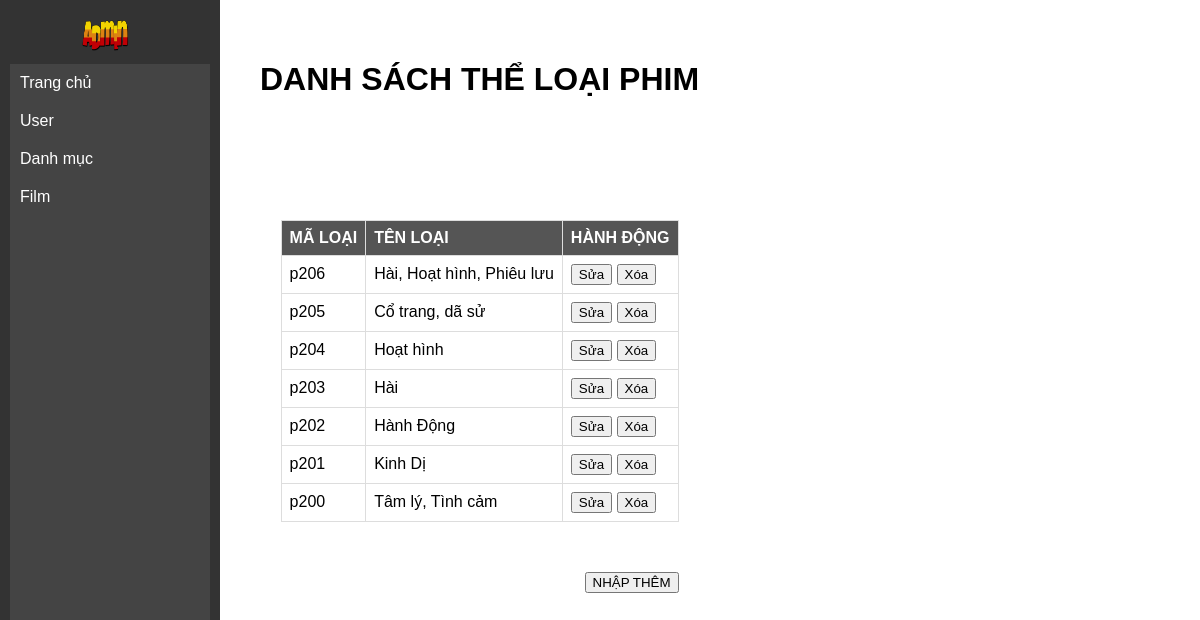
/admin/index.php?act=listtheloai, run on the app's committed database.
### tables this page shows
CREATE TABLE `theloai` (
  `matheloai` varchar(255) NOT NULL,
  `tentheloai` varchar(255) NOT NULL
);

### admin/model/pdo.php (called while the page is built, shortened)
<?php
function pdo_get_connection()
{
    $servername = "localhost";
    $username = "root";
    $password = "";
    try {
        $conn = new PDO("mysql:host=$servername;dbname=duan1_vexemphim4", $username, $password);
        $conn->setAttribute(PDO::ATTR_ERRMODE, PDO::ERRMODE_EXCEPTION);
        return $conn;
    } catch (PDOException $e) {
        echo "Connection failed: " . $e->getMessage();
    }
}
function pdo_query($sql)
{
    $sql_args = array_slice(func_get_args(), 1);
    try {
        $conn = pdo_get_connection();
        $stmt = $conn->prepare($sql);
        $stmt->execute($sql_args);
        $rows = $stmt->fetchAll();
        return $rows;
    } catch (PDOException $e) {
        throw $e;
    } finally {
        unset($conn);
    }
}

### admin/model/danhmucphim.php (called while the page is built, shortened)
<?php
function loadall_danhmuc()
{
    $sql = "SELECT * FROM theloai ORDER BY matheloai DESC ";
    $listdanhmuc = pdo_query($sql);
    return $listdanhmuc;
}

### admin/danhmuc/list.php (the view)
<div class="row2">
    <div class="row2 font_title">
        <h1>DANH SÁCH THỂ LOẠI PHIM</h1>
    </div>
    <div class="row2 form_content ">
        <form action="index.php?act=listtheloai" method="POST">
            <div class="row2 mb10 formds_loai">
                <table>
                    <tr>
                        <th>MÃ LOẠI</th>
                        <th>TÊN LOẠI</th>
                        <th>HÀNH ĐỘNG</th>
                    </tr>
                    <?php
                    foreach ($listdanhmuc as $danhmuc) {
                        extract($danhmuc);
                        $suadm = "index.php?act=suatheloai&matheloai=" . $matheloai;
                        $xoadm = "index.php?act=deletetheloai&matheloai=" . $matheloai;
                        echo '<tr>
                                <td>' . $matheloai . '</td>
                                <td>' . $tentheloai . '</td>
                                <td><a href="' . $suadm . '"><input type="button" value="Sửa"></a>
                                <a href="' . $xoadm . '"><input type="button" value="Xóa" onclick="return confirm(\'Bạn có chắc chắn muốn xoá bộ phim này\')"></a></td>
                            </tr>';
                    }
                    ?>
                </table>
            </div>
            <div class="row mb10 ">
                <a href="index.php?act=addtheloai"> <input class="mr20" type="button" value="NHẬP THÊM"></a>
            </div>
        </form>
    </div>
</div>

### admin/css.css (style rules this page uses)
body { margin: 0; font-family: Arial, sans-serif; display: flex; }
.row { display: flex; flex-wrap: wrap; padding-top: 20px; justify-content: flex-end; padding-left: 10px; }
.mr20 { margin-right: 20px; }
.row2 { display: flex; flex-direction: column; align-items: center; padding: 20px; }
.font_title { text-align: center; margin-bottom: 20px; }
.form_content { text-align: center; }
.mb10 { margin-bottom: 10px; }
table { width: 100%; border-collapse: collapse; margin-top: 20px; }
th, td { border: 1px solid #ddd; padding: 8px; text-align: left; }
th { background-color: #555; color: #fff; }
.row { display: flex; margin-bottom: 10px; }
.formds_loai { padding-top: 20px; }

### data on the page
theloai: matheloai "p206", tentheloai "Hài, Hoạt hình, Phiêu lưu"
theloai: matheloai "p205", tentheloai "Cổ trang, dã sử"
theloai: matheloai "p204", tentheloai "Hoạt hình"
theloai: matheloai "p203", tentheloai "Hài"
theloai: matheloai "p202", tentheloai "Hành Động"
theloai: matheloai "p201", tentheloai "Kinh Dị"
theloai: matheloai "p200", tentheloai "Tâm lý, Tình cảm"
